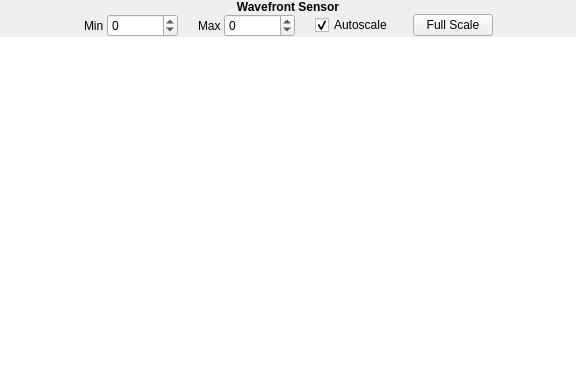
<?xml version="1.0" encoding="UTF-8"?>
<ui version="4.0">
 <class>WFSView</class>
 <widget class="QWidget" name="WFSView">
  <property name="geometry">
   <rect>
    <x>0</x>
    <y>0</y>
    <width>576</width>
    <height>371</height>
   </rect>
  </property>
  <property name="windowTitle">
   <string>Wavefront Sensor - KalAO</string>
  </property>
  <layout class="QGridLayout" name="gridLayout">
   <property name="leftMargin">
    <number>0</number>
   </property>
   <property name="topMargin">
    <number>0</number>
   </property>
   <property name="rightMargin">
    <number>0</number>
   </property>
   <property name="bottomMargin">
    <number>0</number>
   </property>
   <property name="spacing">
    <number>0</number>
   </property>
   <item row="2" column="0">
    <widget class="KalAOGraphicsView" name="wfs_view">
     <property name="enabled">
      <bool>true</bool>
     </property>
     <property name="frameShape">
      <enum>QFrame::NoFrame</enum>
     </property>
     <property name="verticalScrollBarPolicy">
      <enum>Qt::ScrollBarAlwaysOff</enum>
     </property>
     <property name="horizontalScrollBarPolicy">
      <enum>Qt::ScrollBarAlwaysOff</enum>
     </property>
     <property name="sizeAdjustPolicy">
      <enum>QAbstractScrollArea::AdjustToContents</enum>
     </property>
    </widget>
   </item>
   <item row="0" column="0">
    <widget class="QLabel" name="title_label">
     <property name="font">
      <font>
       <weight>75</weight>
       <bold>true</bold>
      </font>
     </property>
     <property name="text">
      <string>Wavefront Sensor</string>
     </property>
     <property name="alignment">
      <set>Qt::AlignCenter</set>
     </property>
    </widget>
   </item>
   <item row="1" column="0">
    <layout class="QHBoxLayout" name="horizontalLayout_2">
     <item>
      <spacer name="horizontalSpacer">
       <property name="orientation">
        <enum>Qt::Horizontal</enum>
       </property>
       <property name="sizeHint" stdset="0">
        <size>
         <width>40</width>
         <height>20</height>
        </size>
       </property>
      </spacer>
     </item>
     <item>
      <widget class="QLabel" name="min_label">
       <property name="text">
        <string>Min </string>
       </property>
      </widget>
     </item>
     <item>
      <widget class="QDoubleSpinBox" name="min_spinbox">
       <property name="keyboardTracking">
        <bool>false</bool>
       </property>
       <property name="decimals">
        <number>0</number>
       </property>
       <property name="minimum">
        <double>-999999.000000000000000</double>
       </property>
       <property name="maximum">
        <double>999999.000000000000000</double>
       </property>
      </widget>
     </item>
     <item>
      <spacer name="horizontalSpacer_2">
       <property name="orientation">
        <enum>Qt::Horizontal</enum>
       </property>
       <property name="sizeType">
        <enum>QSizePolicy::Maximum</enum>
       </property>
       <property name="sizeHint" stdset="0">
        <size>
         <width>20</width>
         <height>20</height>
        </size>
       </property>
      </spacer>
     </item>
     <item>
      <widget class="QLabel" name="max_label">
       <property name="text">
        <string>Max </string>
       </property>
      </widget>
     </item>
     <item>
      <widget class="QDoubleSpinBox" name="max_spinbox">
       <property name="keyboardTracking">
        <bool>false</bool>
       </property>
       <property name="decimals">
        <number>0</number>
       </property>
       <property name="minimum">
        <double>-999999.000000000000000</double>
       </property>
       <property name="maximum">
        <double>999999.000000000000000</double>
       </property>
      </widget>
     </item>
     <item>
      <spacer name="horizontalSpacer_3">
       <property name="orientation">
        <enum>Qt::Horizontal</enum>
       </property>
       <property name="sizeType">
        <enum>QSizePolicy::Maximum</enum>
       </property>
       <property name="sizeHint" stdset="0">
        <size>
         <width>20</width>
         <height>20</height>
        </size>
       </property>
      </spacer>
     </item>
     <item>
      <widget class="QCheckBox" name="autoscale_checkbox">
       <property name="text">
        <string>Autoscale</string>
       </property>
       <property name="checked">
        <bool>true</bool>
       </property>
      </widget>
     </item>
     <item>
      <spacer name="horizontalSpacer_4">
       <property name="orientation">
        <enum>Qt::Horizontal</enum>
       </property>
       <property name="sizeType">
        <enum>QSizePolicy::Maximum</enum>
       </property>
       <property name="sizeHint" stdset="0">
        <size>
         <width>20</width>
         <height>20</height>
        </size>
       </property>
      </spacer>
     </item>
     <item>
      <widget class="QPushButton" name="fullscale_button">
       <property name="text">
        <string>Full Scale</string>
       </property>
      </widget>
     </item>
     <item>
      <spacer name="horizontalSpacer_5">
       <property name="orientation">
        <enum>Qt::Horizontal</enum>
       </property>
       <property name="sizeHint" stdset="0">
        <size>
         <width>40</width>
         <height>20</height>
        </size>
       </property>
      </spacer>
     </item>
    </layout>
   </item>
  </layout>
 </widget>
 <customwidgets>
  <customwidget>
   <class>KalAOGraphicsView</class>
   <extends>QGraphicsView</extends>
   <header>kalao</header>
  </customwidget>
 </customwidgets>
 <resources/>
 <connections/>
</ui>
